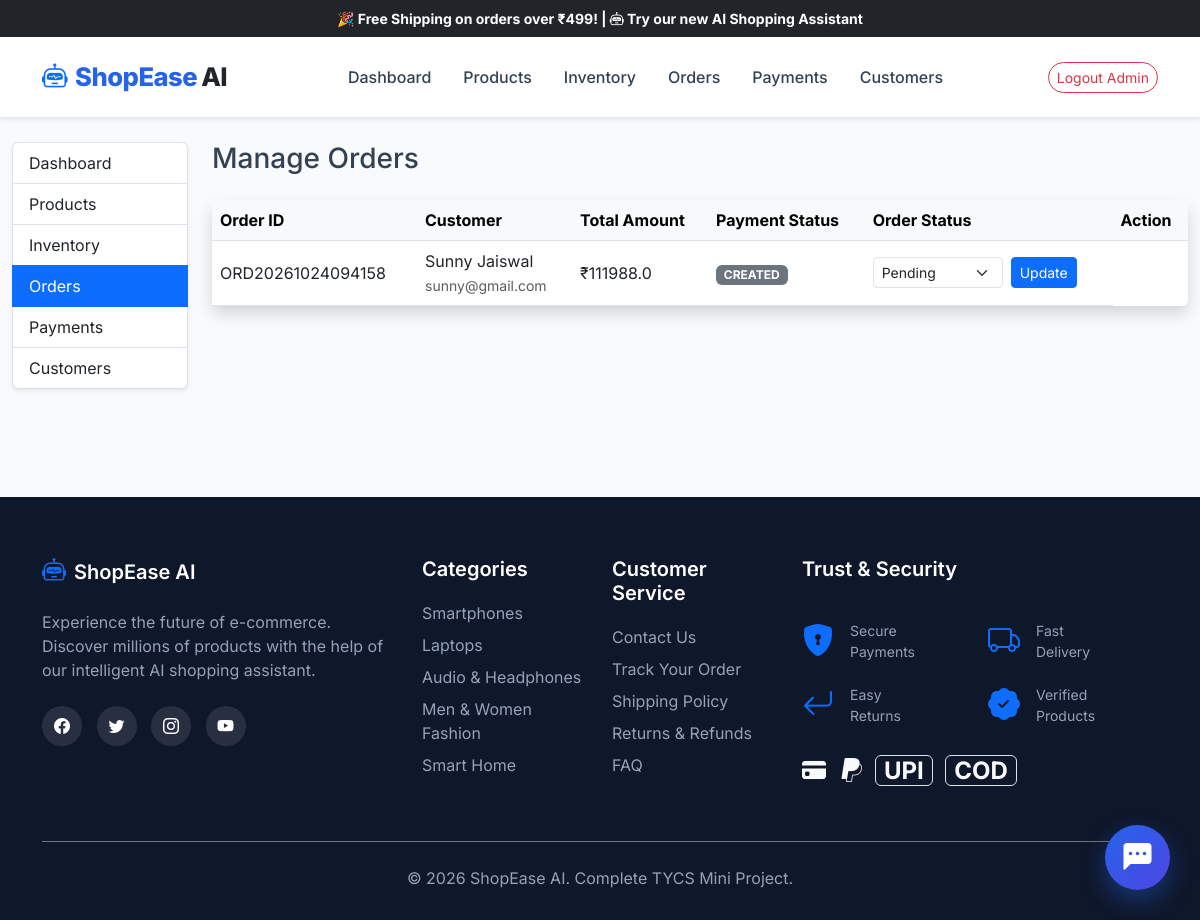
Page /admin/orders (signed in) on the committed database.
### tables this page shows
CREATE TABLE orders (
            id VARCHAR(50) PRIMARY KEY,
            razorpay_order_id VARCHAR(100),
            razorpay_payment_id VARCHAR(100),
            razorpay_signature VARCHAR(255),
            name VARCHAR(100),
            email VARCHAR(100),
            phone VARCHAR(20),
            address TEXT,
            city VARCHAR(100),
            state VARCHAR(100),
            pin VARCHAR(20),
            total_amount REAL,
            payment_method VARCHAR(50),
            payment_status VARCHAR(50) DEFAULT 'Pending',
            order_status VARCHAR(50) DEFAULT 'Pending',
            created_at TIMESTAMP DEFAULT CURRENT_TIMESTAMP,
            user_id INTEGER REFERENCES users(id)
        );

### admin.py (the view)
@admin_bp.route('/orders')
@admin_required
def orders():
    conn = get_db()
    orders = conn.execute("SELECT * FROM orders ORDER BY created_at DESC").fetchall()
    conn.close()
    return render_template('admin_orders.html', orders=orders)

### app.py (called while the page is built, shortened)
def get_db_path():
    return DB_PATH

def get_db_connection():
    db_url = os.getenv('DATABASE_URL')
    import sqlite3
    db_file = get_db_path()
    conn = sqlite3.connect(db_file)
    conn.row_factory = sqlite3.Row
    return conn

### auth.py (called while the page is built)
def get_db():
    from app import get_db_connection
    return get_db_connection()

def admin_required(f):
    @wraps(f)
    def decorated_function(*args, **kwargs):
        if 'user_id' not in session:
            flash('Please log in first.', 'danger')
            return redirect(url_for('auth.admin_login'))
        if session.get('role') != 'admin':
            flash('Unauthorized access.', 'danger')
            return redirect(url_for('index'))
        return f(*args, **kwargs)
    return decorated_function

### templates/admin_orders.html (shortened to what this page needs)
{% extends 'base.html' %}
{% block content %}
<div class="container-fluid py-4">
    <div class="row">
        <div class="col-md-2 mb-4">
            <div class="list-group shadow-sm border-0">
                <a href="{{ url_for('admin.dashboard') }}" class="list-group-item list-group-item-action">Dashboard</a>
                <a href="{{ url_for('admin.products') }}" class="list-group-item list-group-item-action">Products</a>
                <a href="{{ url_for('admin.inventory') }}" class="list-group-item list-group-item-action">Inventory</a>
                <a href="{{ url_for('admin.orders') }}" class="list-group-item list-group-item-action active">Orders</a>
                <a href="{{ url_for('admin.payments') }}" class="list-group-item list-group-item-action">Payments</a>
                <a href="{{ url_for('admin.customers') }}" class="list-group-item list-group-item-action">Customers</a>
            </div>
        </div>
        <div class="col-md-10">
            <h3 class="mb-4">Manage Orders</h3>
            <div class="card shadow border-0">
                <div class="card-body p-0">
                    <div class="table-responsive">
                        <table class="table table-hover align-middle mb-0">
                            <thead class="table-light">
                                <tr>
                                    <th>Order ID</th>
                                    <th>Customer</th>
                                    <th>Total Amount</th>
                                    <th>Payment Status</th>
                                    <th>Order Status</th>
                                    <th>Action</th>
                                </tr>
                            </thead>
                            <tbody>
                                {% for order in orders %}
                                <tr>
                                    <td>{{ order.id }}</td>
                                    <td>{{ order.name }}<br><small class="text-muted">{{ order.email }}</small></td>
                                    <td>₹{{ order.total_amount }}</td>
                                    <td><span class="badge bg-{{ 'success' if order.payment_status == 'PAID' else 'secondary' }}">{{ order.payment_status }}</span></td>
                                    <td>
                                        <form action="{{ url_for('admin.update_order_status', order_id=order.id) }}" method="POST" class="d-flex">
                                            <select name="status" class="form-select form-select-sm me-2" style="width:130px;">
                                                <option value="Pending" {% if order.order_status == 'Pending' %}selected{% endif %}>Pending</option>
                                            </select>
                                            <button type="submit" class="btn btn-sm btn-primary">Update</button>
                                        </form>
                                    </td>
                                </tr>
                                {% endfor %}
                            </tbody>
                        </table>
                    </div>
                </div>
            </div>
        </div>
    </div>
</div>
{% endblock %}

### static/css/style.css (style rules this page uses)
:root { --primary: #2563EB; --primary-hover: #1D4ED8; --secondary: #10B981; --dark: #0F172A; --light: #F8FAFC; --gray-bg: #F1F5F9; --text-main: #334155; --text-muted: #64748B; --radius: 12px; }
body { font-family: 'Inter', 'Segoe UI', Tahoma, Geneva, Verdana, sans-serif; background-color: var(--light); color: var(--text-main); display: flex; flex-direction: column; min-height: 100vh; }
a { text-decoration: none; }

### rows in the picture
orders: id "ORD20261024094158", name "Sunny Jaiswal", email "sunny@gmail.com", total_amount "111988.0", payment_status "CREATED", status "Pending"
